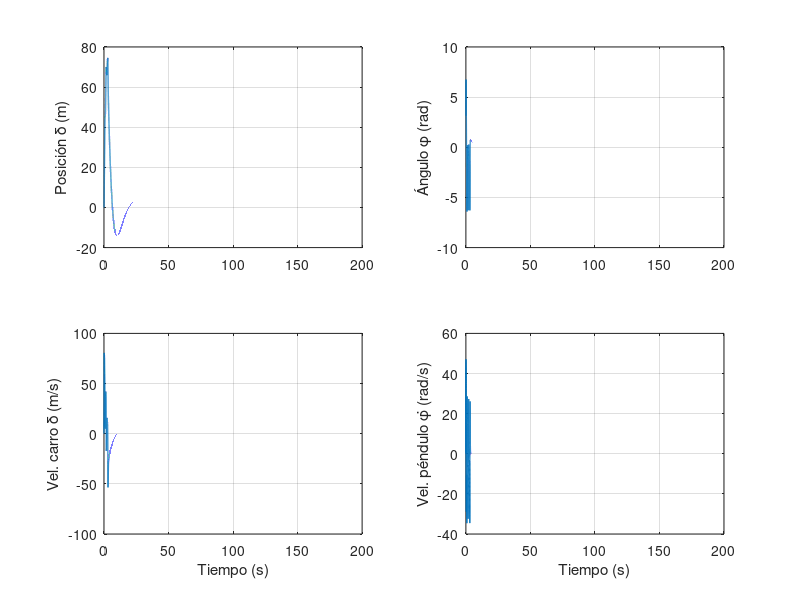

Write MATLAB code to recreate this figure. (Note: this script raises an error after producing the figure.)
clc; clear; close all;

%% Parámetros físicos del sistema
m = 0.1;           % masa del péndulo (kg)
M = 0.5;           % masa del carro (kg)
long = 0.6;        % longitud del péndulo (m)
g = 9.8;           % gravedad (m/s^2)
Fricc = 0.1;       % fricción viscosa del carro

%% Matrices del sistema linealizado alrededor del punto vertical (fi=0)
A = [0 1 0 0;
     0 -Fricc/M -m*g/M 0;
     0 0 0 1;
     0 Fricc/(long*M) g*(m+M)/(long*M) 0];
B = [0; 1/M; 0; -1/(long*M)];
C = [1 0 0 0;
     0 0 1 0];   % salidas: posición (delta), ángulo (phi)

%% --------------------------------------------------
% 🔧 Diseño del controlador LQR con integrador
%% --------------------------------------------------

% Ampliación del sistema para incluir integrador de error en posición
Aa = [A zeros(4,1);
     -C(1,:) 0];    % C(1,:) = salida de posición
Ba = [B; 0];

% Pesos del LQR ampliado
Q = diag([1e2, 1e2, 1e5, 1e5, 1]);   % penaliza estados + error integrado
R = 3e3;                             % penaliza acción de control

% Resolución de ecuación de Riccati vía Hamiltoniano
H = [Aa -Ba*(R\Ba'); -Q -Aa'];
[V,D] = eig(H);
V_estables = V(:, real(diag(D)) < 0);
MX1 = V_estables(1:5,:);
MX2 = V_estables(6:end,:);
P = real(MX2/MX1);

Ka = (R \ Ba') * P;
K = Ka(1:end-1);      % Ganancia sobre estados
KI = -Ka(end);        % Ganancia sobre el integrador

disp('Polos del sistema con LQR ampliado:');
disp(eig(Aa - Ba*Ka));

%% --------------------------------------------------
% 👁️ Diseño del Observador Luenberger vía LQR dual
%% --------------------------------------------------

A_o = A'; B_o = C';   % Dualidad observador-controlador
Q_o = diag([1, 1e2, 1e1, 1e5]);     % ruido de proceso
R_o = diag([1e-3, 1e-2]);          % ruido de medición

H_obs = [A_o -B_o*(R_o\B_o'); -Q_o -A_o'];
[V_o,D_o] = eig(H_obs);
V_estables_o = V_o(:, real(diag(D_o)) < 0);
MX1_o = V_estables_o(1:4,:);
MX2_o = V_estables_o(5:end,:);
P_o = real(MX2_o / MX1_o);

Ko = P_o * (C' / R_o);  % Ganancia del observador

disp('Polos del observador:');
disp(eig(A - Ko*C));

%% --------------------------------------------------
% 🔁 Simulación con dinámica no lineal
%% --------------------------------------------------

% Configuración de simulación
h = 1e-3; t_simul = 150; N = t_simul/h;
ref = 10;   % referencia en posición

% Inicialización de variables
fi = zeros(1,N); fi(1) = pi;     % ángulo inicial (vertical invertida)
omega = zeros(1,N);
p = zeros(1,N); p_p = zeros(1,N);
u = zeros(1,N); psi = zeros(1,N);  % integrador
y = zeros(1,N); y_o = zeros(1,N);  % salidas
p_O = zeros(1,N); fi_O = zeros(1,N); % estados estimados
estado = [p(1); p_p(1); fi(1); omega(1)];
x_hat = zeros(4,1);  % estimación inicial

% Bucle de simulación
for i = 1:N-1
    Y = C * estado;
    y(i) = Y(1);  % salida medida (posición)
    psi_p = ref - y(i);
    psi(i+1) = psi(i) + psi_p*h;

    % Controlador de estados + integrador
    u(i) = -Ka * [x_hat; psi(i+1)];

    % Dinámica no lineal del péndulo
    den = long * (4/3 - (m * cos(fi(i))^2) / (M + m));
    num = g * sin(fi(i)) - cos(fi(i)) * (u(i) + m * long * omega(i)^2 * sin(fi(i)) - Fricc * p_p(i)) / (M + m);
    fi_pp = num / den;
    p_pp = (1/(M+m))*(u(i) - m*long*fi_pp*cos(fi(i)) + m*long*omega(i)^2*sin(fi(i)) - Fricc*p_p(i));
    fi_pp = (1/long)*(g*sin(fi(i)) - p_pp*cos(fi(i)));  % recalculado

    % Observador
    Y_o = C * x_hat;
    y_o(i) = Y_o(1);
    x_hat_p = A*x_hat + B*u(i) + Ko*(Y - Y_o);
    x_hat = x_hat + h*x_hat_p;

    % Integración del sistema real
    p_p(i+1) = p_p(i) + h*p_pp;
    p(i+1) = p(i) + h*p_p(i);
    omega(i+1) = omega(i) + h*fi_pp;
    fi(i+1) = fi(i) + h*omega(i);

    estado = [p(i+1); p_p(i+1); fi(i+1); omega(i+1)];
    p_O(i+1) = x_hat(1);
    fi_O(i+1) = x_hat(3);
end

t = (0:N-1)*h;
u(N) = -Ka * [x_hat; psi(end)];

%% --------------------------------------------------
% 📊 Gráficas de resultados
%% --------------------------------------------------

figure('Name','Estados del Sistema','NumberTitle','off');
subplot(2,2,1); plot(t, p, 'LineWidth',1); ylabel('Posición \delta (m)'); grid on;
subplot(2,2,2); plot(t, fi, 'LineWidth',1); ylabel('Ángulo \phi (rad)'); grid on;
subplot(2,2,3); plot(t, p_p, 'LineWidth',1); ylabel('Vel. carro \deltȧ (m/s)'); xlabel('Tiempo (s)'); grid on;
subplot(2,2,4); plot(t, omega, 'LineWidth',1); ylabel('Vel. péndulo \phi̇ (rad/s)'); xlabel('Tiempo (s)'); grid on;
sgtitle('Evolución de los estados');

figure('Name','Acción de Control','NumberTitle','off');
plot(t, u, 'LineWidth',1.2); xlabel('Tiempo (s)'); ylabel('u(t) (N)'); title('Acción de control'); grid on;

figure('Name','Estimación del Observador','NumberTitle','off');
subplot(1,2,1); plot(t, p, t, p_O, '--', 'LineWidth',1.2);
xlabel('Tiempo (s)'); ylabel('Posición \delta'); legend('Real','Estimada'); grid on;
subplot(1,2,2); plot(t, fi, t, fi_O, '--', 'LineWidth',1.2);
xlabel('Tiempo (s)'); ylabel('Ángulo \phi'); legend('Real','Estimada'); grid on;
sgtitle('Comparación entre señales reales y estimadas');